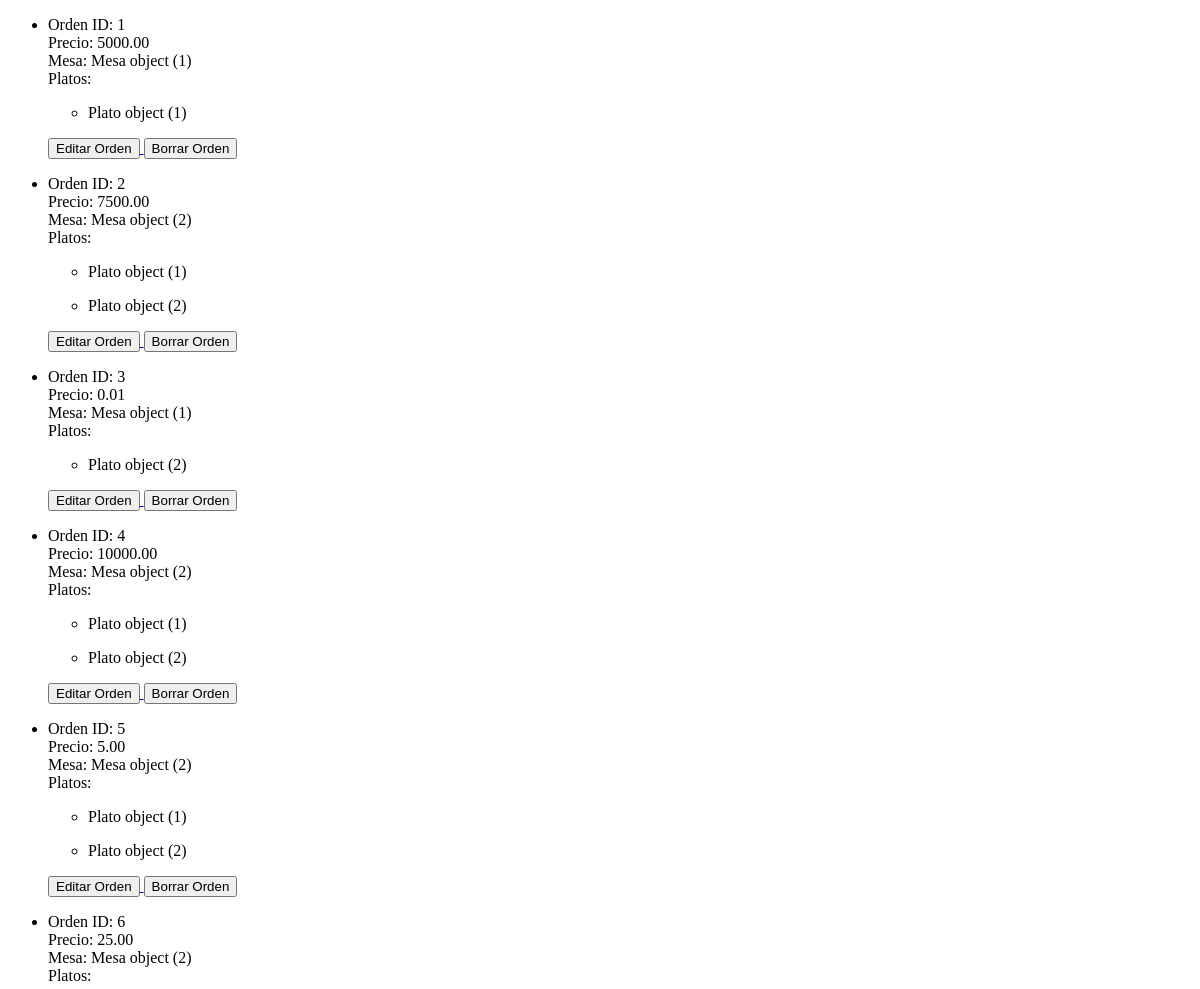
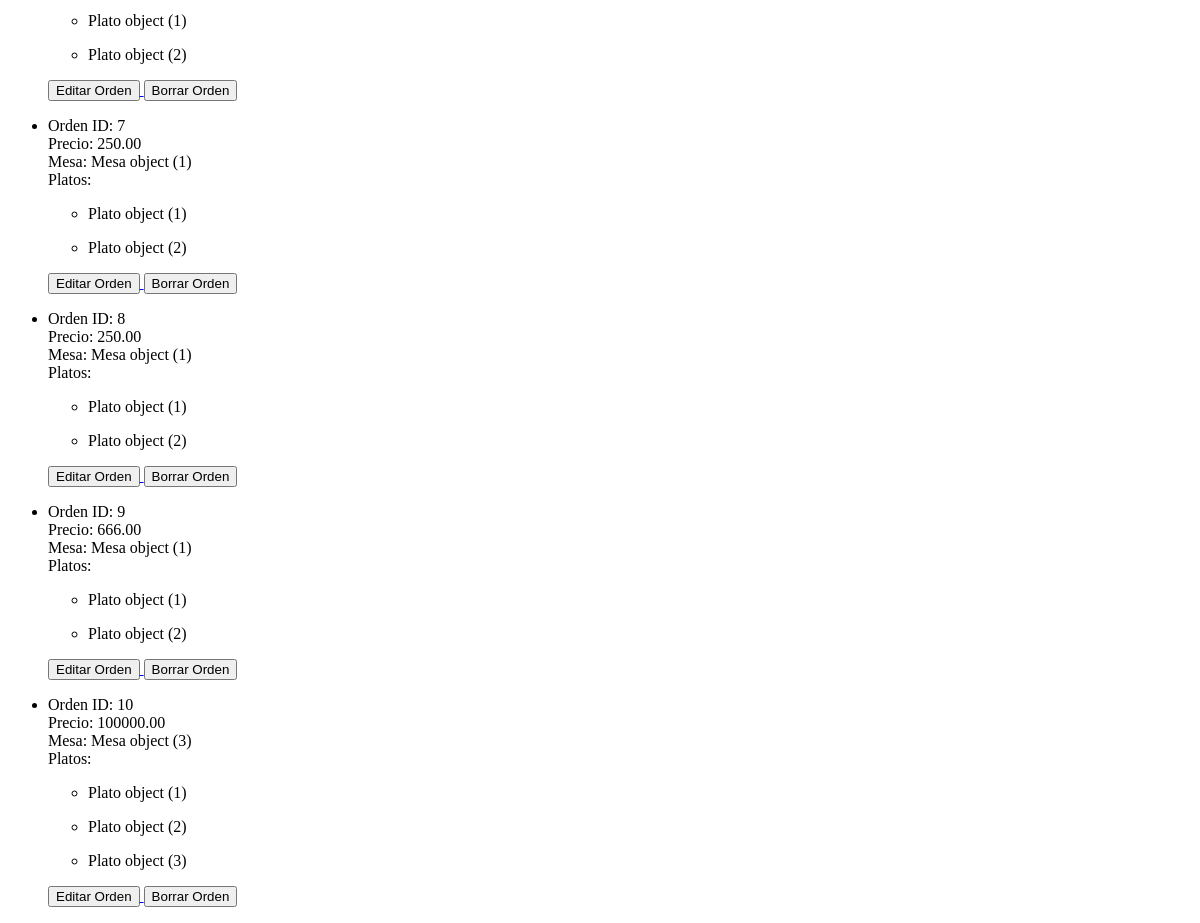
Page /listaOrdenes on the earlier database version (2 pictures, top to bottom).
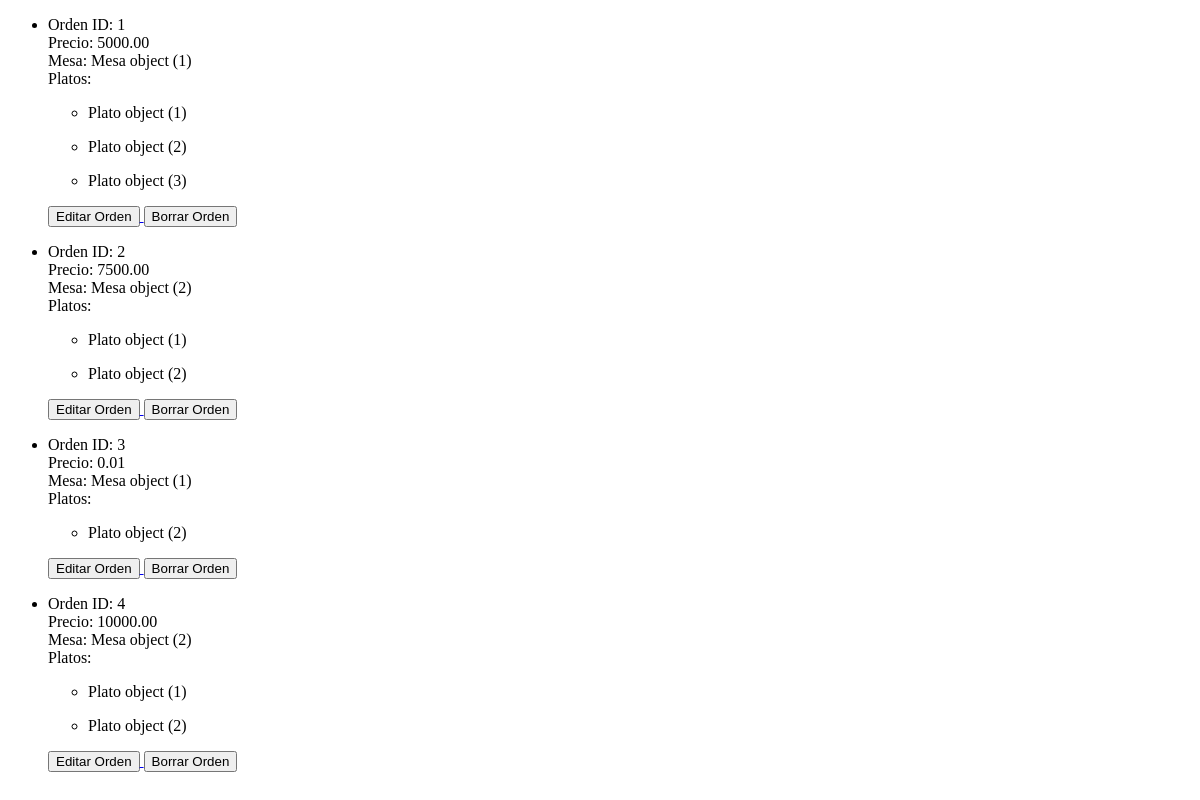
Same page on the later database version.
### Orden/models.py (models this page shows)
class Orden(models.Model):
    precio = models.DecimalField(max_digits=10, decimal_places=2)
    mesa = models.ForeignKey(Mesa, on_delete=models.CASCADE)
    plato = models.ManyToManyField(Plato)

### Mesa/models.py (models this page shows)
class Mesa(models.Model):
    numeroMesa = models.IntegerField()

### Plato/models.py (models this page shows)
class Plato(models.Model):
    nombre = models.CharField(max_length=50)

### Orden/views.py (the view)
# urls.py: path('listaOrdenes', views.listaOrdenes, name='listaOrdenes'),
def listaOrdenes(request):
    ordenes = Orden.objects.all()
    contexto = {
        'titulo':'Lista de Ordenes',
        'ordenes':ordenes,
    }
    return render(request, 'Orden/listaOrdenes.html', contexto)

### Orden/templates/Orden/listaOrdenes.html (shortened to what this page needs)
<!DOCTYPE html>
<html lang="en">
<head>
</head>
<body>
    <ul>
        {% for orden in ordenes %}
        <li>
            <p>
                Orden ID: {{orden.id}} <br>
                Precio: {{orden.precio}} <br>
                Mesa: {{orden.mesa}} <br>
                Platos: <ul> {% for plato in orden.plato.all %}
                    <li>
                        <p>{{plato}}</p>
                    </li>
                    {% endfor %}
                </ul>
                <a href=" {% url 'editarOrden' orden.id %} ">
                    <button>Editar Orden</button>
                </a>
                <a href=" {% url 'borrarOrden' orden.id %} ">
                    <button>Borrar Orden</button>
                </a>
            </p>
        </li>
        {% endfor %}
    </ul>
</body>
</html>

Differences in the rows shown:
removed Orden: id "5", precio "5.00", mesa "Mesa object (2)", Plato (id "Plato object (1)"), Plato (id "Plato object (2)")
removed Orden: id "6", precio "25.00", mesa "Mesa object (2)", Plato (id "Plato object (1)"), Plato (id "Plato object (2)")
removed Orden: id "7", precio "250.00", mesa "Mesa object (1)", Plato (id "Plato object (1)"), Plato (id "Plato object (2)")
removed Orden: id "8", precio "250.00", mesa "Mesa object (1)", Plato (id "Plato object (1)"), Plato (id "Plato object (2)")
removed Orden: id "9", precio "666.00", mesa "Mesa object (1)", Plato (id "Plato object (1)"), Plato (id "Plato object (2)")
removed Orden: id "10", precio "100000.00", mesa "Mesa object (3)", Plato (id "Plato object (1)"), Plato (id "Plato object (2)"), Plato (id "Plato object (3)")
changed Orden id 1: gains Plato (id "Plato object (2)"); gains Plato (id "Plato object (3)")
